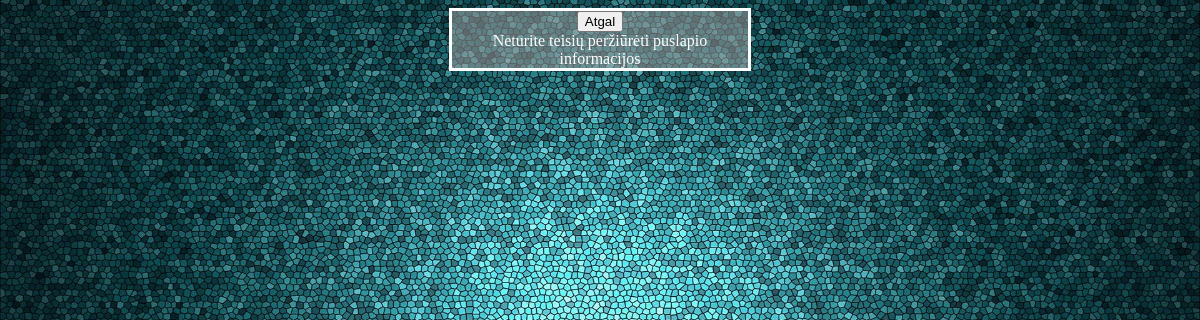
/badlogins.php (signed in), run on an earlier commit of the app's database.
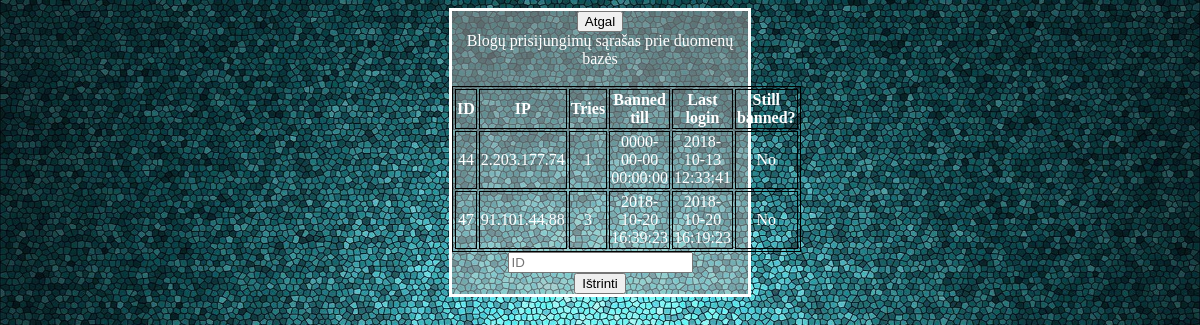
And on a later commit of the database.
### tables this page shows
CREATE TABLE IF NOT EXISTS `serverBadLogins` (
  `id` int(11) NOT NULL,
  `ip` varchar(1000) NOT NULL,
  `tries` int(11) NOT NULL,
  `bannedTill` datetime NOT NULL,
  `lastLogin` datetime NOT NULL
);

### includes/functions.php (called while the page is built, shortened)
<?php
	function IsThisMobileDevice()
	{
		$useragent=$_SERVER['HTTP_USER_AGENT'];
		if(preg_match('/(android|bb\d+|meego).+mobile|avantgo|bada\/|blackberry|blazer|compal|elaine|fennec|hiptop|iemobile|ip(hone|od)|iris|kindle|lge |maemo|midp|mmp|netfront|opera m(ob|in)i|palm( os)?|phone|p(ixi|re)\/|plucker|pocket|psp|series(4|6)0|symbian|treo|up\.(browser|link)|vodafone|wap|windows (ce|phone)|xda|xiino/i',$useragent)||preg_match('/1207|6310|6590|3gso|4thp|50[1-6]i|770s|802s|a wa|abac|ac(er|oo|s\-)|ai(ko|rn)|al(av|ca|co)|amoi|an(ex|ny|yw)|aptu|ar(ch|go)|as(te|us)|attw|au(di|\-m|r |s )|avan|be(ck|ll|nq)|bi(lb|rd)|bl(ac|az)|br(e|v)w|bumb|bw\-(n|u)|c55\/|capi|ccwa|cdm\-|cell|chtm|cldc|cmd\-|co(mp|nd)|craw|da(it|ll|ng)|dbte|dc\-s|devi|dica|dmob|do(c|p)o|ds(12|\-d)|el(49|ai)|em(l2|ul)|er(ic|k0)|esl8|ez([4-7]0|os|wa|ze)|fetc|fly(\-|_)|g1 u|g560|gene|gf\-5|g\-mo|go(\.w|od)|gr(ad|un)|haie|hcit|hd\-(m|p|t)|hei\-|hi(pt|ta)|hp( i|ip)|hs\-c|ht(c(\-| |_|a|g|p|s|t)|tp)|hu(aw|tc)|i\-(20|go|ma)|i230|iac( |\-|\/)|ibro|idea|ig01|ikom|im1k|inno|ipaq|iris|ja(t|v)a|jbro|jemu|jigs|kddi|keji|kgt( |\/)|klon|kpt |kwc\-|kyo(c|k)|le(no|xi)|lg( g|\/(k|l|u)|50|54|\-[a-w])|libw|lynx|m1\-w|m3ga|m50\/|ma(te|ui|xo)|mc(01|21|ca)|m\-cr|me(rc|ri)|mi(o8|oa|ts)|mmef|mo(01|02|bi|de|do|t(\-| |o|v)|zz)|mt(50|p1|v )|mwbp|mywa|n10[0-2]|n20[2-3]|n30(0|2)|n50(0|2|5)|n7(0(0|1)|10)|ne((c|m)\-|on|tf|wf|wg|wt)|nok(6|i)|nzph|o2im|op(ti|wv)|oran|owg1|p800|pan(a|d|t)|pdxg|pg(13|\-([1-8]|c))|phil|pire|pl(ay|uc)|pn\-2|po(ck|rt|se)|prox|psio|pt\-g|qa\-a|qc(07|12|21|32|60|\-[2-7]|i\-)|qtek|r380|r600|raks|rim9|ro(ve|zo)|s55\/|sa(ge|ma|mm|ms|ny|va)|sc(01|h\-|oo|p\-)|sdk\/|se(c(\-|0|1)|47|mc|nd|ri)|sgh\-|shar|sie(\-|m)|sk\-0|sl(45|id)|sm(al|ar|b3|it|t5)|so(ft|ny)|sp(01|h\-|v\-|v )|sy(01|mb)|t2(18|50)|t6(00|10|18)|ta(gt|lk)|tcl\-|tdg\-|tel(i|m)|tim\-|t\-mo|to(pl|sh)|ts(70|m\-|m3|m5)|tx\-9|up(\.b|g1|si)|utst|v400|v750|veri|vi(rg|te)|vk(40|5[0-3]|\-v)|vm40|voda|vulc|vx(52|53|60|61|70|80|81|83|85|98)|w3c(\-| )|webc|whit|wi(g |nc|nw)|wmlb|wonu|x700|yas\-|your|zeto|zte\-/i',substr($useragent,0,4)))
		{
			return true;
		}
		else
		{
			return false;
		}
	}
?>

### badlogins.php (the view, shortened to what this page needs)
<?php
require 'includes/functions.php';
?>
<!DOCTYPE html>
<html>
<head>
<?php
	if(IsThisMobileDevice())
		echo '<link href="/stylesheet-mobile.css" type="text/css" rel="stylesheet" />';
	else
		echo '<link href="/stylesheet.css" type="text/css" rel="stylesheet" />';
?>
</head>
<body background="background.png">
<div id="divStyle">
<form method="get" action="/adminpanel">
	<button href="index">Atgal</button>
	<br>
</form>
<?php
	if($_SESSION['status'] == "superadmin")
	{
		echo "Blogų prisijungimų sąrašas prie duomenų bazės<br><br>";
		echo "<table align='center'>";
		echo "<tr>";
		echo "<th>ID</th>";
		echo "<th>IP</th> ";
		echo "<th>Tries</th>";
		echo "<th>Banned till</th>";
		echo "<th>Last login</th>";
		echo "<th>Still banned?</th>";
		echo "</tr>";
		$sql = "SELECT * FROM serverBadLogins";
		$result = mysqli_query($conn, $sql);
		$currentTime = date("Y-m-d H:i:s");
		if(mysqli_num_rows($result) > 0)
		{
			while($row = mysqli_fetch_assoc($result))
			{
				echo "<tr>";
				echo "<td>".$row['id']."</td>";
				echo "<td>".$row['ip']."</td>";
				echo "<td>".$row['tries']."</td> ";
				echo "<td>".$row['bannedTill']."</td>";
				echo "<td>".$row['lastLogin']."</td> ";
				if($row['bannedTill'] > $currentTime)
					echo "<td>Yes</td>";
				else
					echo "<td>No</td>";
			    echo "</tr>";
			}
		}
		else
		{
			echo "Duomenų bazė tuščia";
		}
		echo "</table>";
		echo "<form method='POST'>";
		echo "<input name='deleteid' placeholder='ID'></input><br>";
		echo "<button name='buttondeleteid'>Ištrinti</button>";
		echo "</form>";
	}
	else
	{
		echo "Neturite teisių peržiūrėti puslapio informacijos<br>";
	}
?>
</div>
</body>
</html>

### stylesheet.css (style rules this page uses)
body { background-color:powderblue; text-align:center; background: url(background.png) no-repeat; background-size: cover; background-repeat: repeat; }
#divStyle { width: 25%; margin: 0 auto; background: rgba(169, 169, 169, 0.5); border-style: solid; color: white; }
table, th, td { border: 1px solid black; }

What changed in the data, as far as the page shows it:
added serverbadlogins: id "44", ip "2.203.177.74", tries "1", bannedTill "0000-00-00 00:00:00", lastLogin "2018-10-13 12:33:41", shows "No"
added serverbadlogins: id "47", ip "91.101.44.88", tries "3", bannedTill "2018-10-20 16:39:23", lastLogin "2018-10-20 16:19:23", shows "No"
Also different on the page:
text no longer shown: "Neturite teisių peržiūrėti puslapio informacijos"
text now shown: "Blogų prisijungimų sąrašas prie duomenų bazės ID IP Tries Banned till Last login Still banned? Ištrinti"
